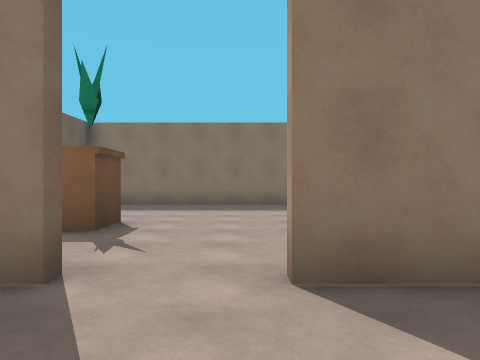
view 1 (above)

14 first-person views from a walk through a 3-D level made in the Unity game engine. The camera is 1.4 m above the floor, looks level and sees 70° across. Doors are open. The floor is counted in squares, 2 m on a side. Each view is taken from the middle of a square. On the plan, view 1 faces up. The plan holds only what a view shows up to about 11 squares ahead; the rest is blank. The player is left out.

view 2
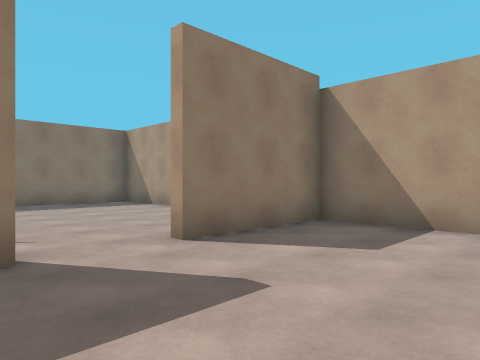

view 3
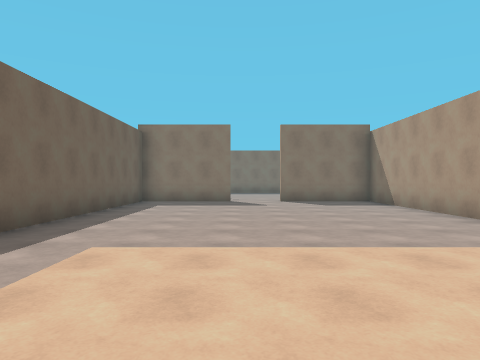

view 4
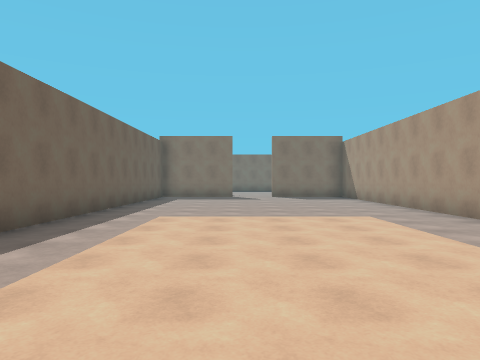

view 5
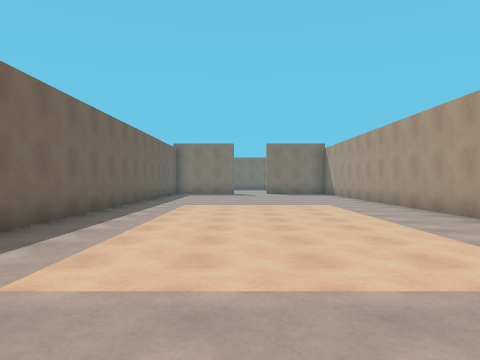

view 6
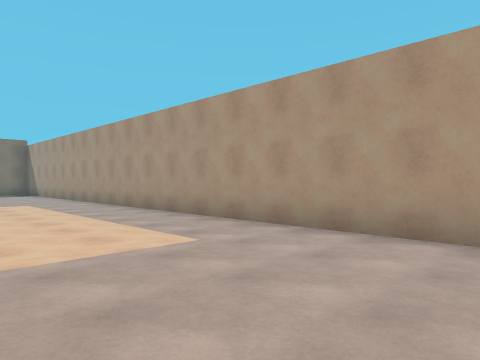

view 7
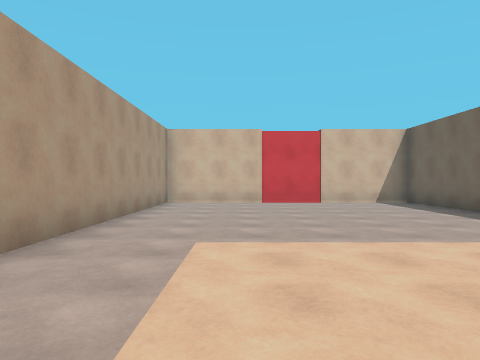

view 8
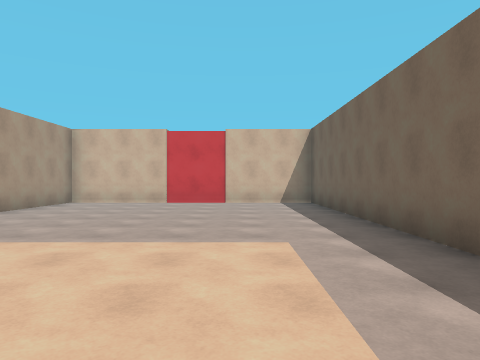

view 9
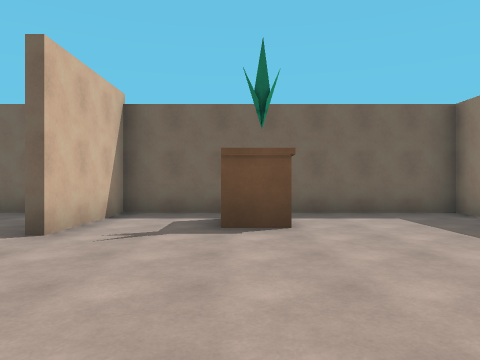

view 10
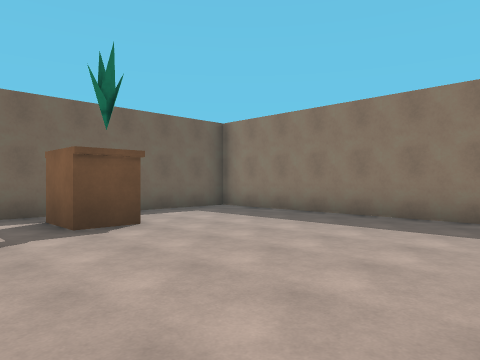

view 11
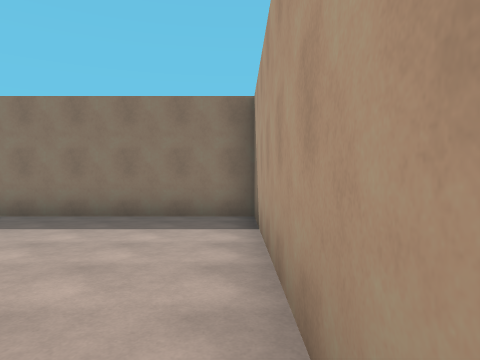

view 12
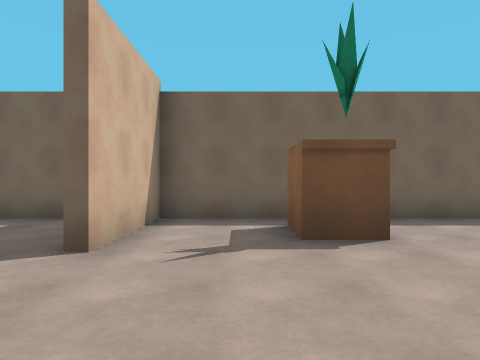

view 13
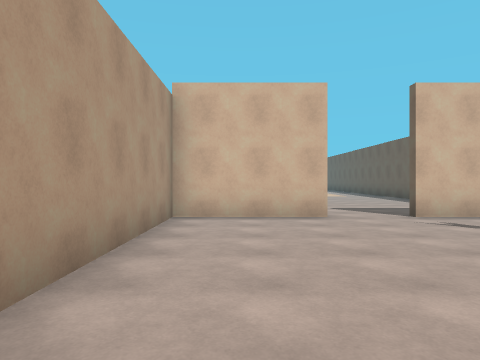

view 14
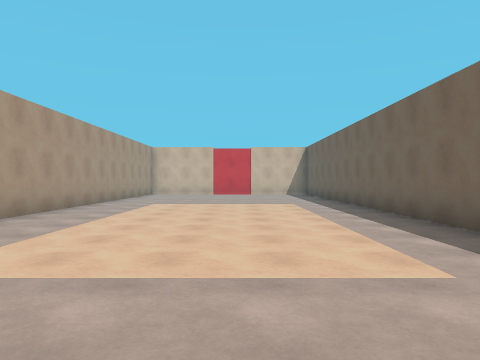

### Floor plan
Points are (right, up) in squares from view 1. A wall is a line through its corners. A room is listed if a view was taken in it or the views show most of it. See-through windows are left out.
Room 1 (views 1, 2, 3, 4, 5, 6, 7, 8, 14)
walls: (-4.2, 2) (-4.2, -19.8) (3.3, -19.8) (3.3, 2.3) (0.2, 2.3)
ways out: open door at (-0.5, 2.5) to room 2
Room 2 (views 9, 10, 11, 12, 13)
walls: (0.2, 2.5) (3.3, 2.5) (3.3, 9.2); (3.4, 9.6) (-4.2, 9.6) (-4.2, 2.5) (-1.2, 2.5)
ways out: open door at (-0.5, 2.5) to room 1
objects: other object (-3, 5) to (-2, 5)

Positions as (right, up) in squares from view 1, and headings:
1: (0, 0), facing up
2: (-2, -1), facing up-right
3: (-1, -9), facing up
4: (-1, -12), facing up
5: (-1, -15), facing up
6: (-1, -16), facing up-right
7: (1, -9), facing down
8: (-2, -9), facing down
9: (3, 5), facing left
10: (3, 3), facing up-left
11: (3, 3), facing up
12: (2, 4), facing left
13: (2, 9), facing down
14: (-1, -3), facing down
